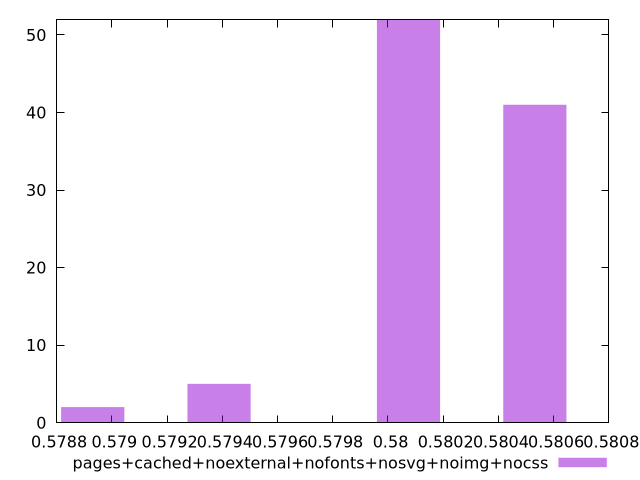

gnuplot code for this plot:
$_pagesCachedNoexternalNofontsNosvgNoimgNocss <<EOF
0.5805318767124688 41
0.5800744047844053 52
0.5789307249642468 2
0.5793881968923102 5
EOF
set key outside below
set terminal pngcairo
set output "report_00004_2020-11-02T20-21-41.718Z/uses-rel-preload/pages+cached+noexternal+nofonts+nosvg+noimg+nocss//hist.png"
set yrange [0:52]
set boxwidth 0.00022873596403170558
set style fill transparent solid 0.5 noborder
plot $_pagesCachedNoexternalNofontsNosvgNoimgNocss title "pages+cached+noexternal+nofonts+nosvg+noimg+nocss" with boxes ,
